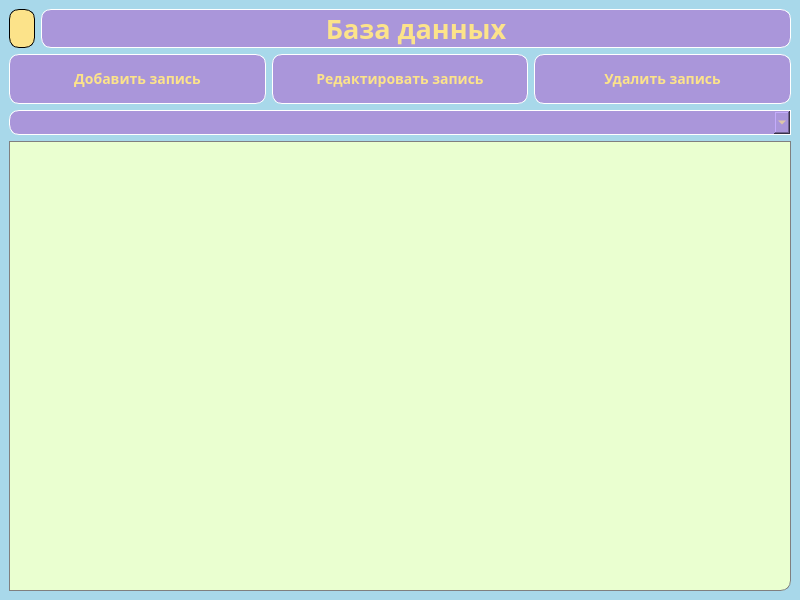
<?xml version="1.0" encoding="UTF-8"?>
<ui version="4.0">
 <class>MainWindow</class>
 <widget class="QMainWindow" name="MainWindow">
  <property name="geometry">
   <rect>
    <x>0</x>
    <y>0</y>
    <width>800</width>
    <height>600</height>
   </rect>
  </property>
  <property name="windowTitle">
   <string>Database</string>
  </property>
  <property name="styleSheet">
   <string notr="true">background-color: #A8D8EA;
font-family: arial rounded mt bold;</string>
  </property>
  <widget class="QWidget" name="centralwidget">
   <layout class="QVBoxLayout" name="verticalLayout">
    <item>
     <layout class="QHBoxLayout" name="horizontalLayout_2">
      <item>
       <widget class="QLabel" name="label_icon">
        <property name="maximumSize">
         <size>
          <width>26</width>
          <height>50</height>
         </size>
        </property>
        <property name="styleSheet">
         <string notr="true">background-color: #FCE38A;
border-radius: 10px;
border: 1px solid black;</string>
        </property>
        <property name="text">
         <string/>
        </property>
        <property name="pixmap">
         <pixmap resource="resources.qrc">:/icon/icons/database_FILL0_wght400_GRAD0_opsz24.svg</pixmap>
        </property>
       </widget>
      </item>
      <item>
       <widget class="QLabel" name="label_main_name">
        <property name="font">
         <font>
          <family>arial rounded mt 13</family>
          <pointsize>20</pointsize>
          <bold>true</bold>
         </font>
        </property>
        <property name="styleSheet">
         <string notr="true">background-color: #AA96DA;
border-radius: 10px;
color: #FCE38A;
border: 1px solid white;</string>
        </property>
        <property name="text">
         <string>База данных</string>
        </property>
        <property name="alignment">
         <set>Qt::AlignCenter</set>
        </property>
       </widget>
      </item>
     </layout>
    </item>
    <item>
     <layout class="QHBoxLayout" name="horizontalLayout">
      <item>
       <widget class="QPushButton" name="btn_new_entry">
        <property name="enabled">
         <bool>true</bool>
        </property>
        <property name="minimumSize">
         <size>
          <width>200</width>
          <height>50</height>
         </size>
        </property>
        <property name="font">
         <font>
          <family>arial rounded mt 13</family>
          <pointsize>-1</pointsize>
          <bold>true</bold>
         </font>
        </property>
        <property name="styleSheet">
         <string notr="true">QPushButton {
background-color: #AA96DA;
border-radius: 10px;
color: #FCE38A;
font-size: 14px;
border: 1px solid white
}
QPushButton:hover {
background-color: #F38181;
}
QPushButton:pressed {
background-color: #EAFFD0;
}</string>
        </property>
        <property name="text">
         <string>Добавить запись</string>
        </property>
        <property name="icon">
         <iconset resource="resources.qrc">
          <normaloff>:/icon/icons/add_FILL0_wght400_GRAD0_opsz24.svg</normaloff>:/icon/icons/add_FILL0_wght400_GRAD0_opsz24.svg</iconset>
        </property>
        <property name="iconSize">
         <size>
          <width>24</width>
          <height>24</height>
         </size>
        </property>
       </widget>
      </item>
      <item>
       <widget class="QPushButton" name="btn_edit_entry">
        <property name="minimumSize">
         <size>
          <width>200</width>
          <height>50</height>
         </size>
        </property>
        <property name="font">
         <font>
          <family>arial rounded mt 13</family>
          <pointsize>-1</pointsize>
          <bold>true</bold>
         </font>
        </property>
        <property name="styleSheet">
         <string notr="true">QPushButton {
background-color: #AA96DA;
border-radius: 10px;
color: #FCE38A;
font-size: 14px;
border: 1px solid white
}
QPushButton:hover {
background-color: #F38181;
}
QPushButton:pressed {
background-color: #EAFFD0;
}</string>
        </property>
        <property name="text">
         <string>Редактировать запись</string>
        </property>
        <property name="icon">
         <iconset resource="resources.qrc">
          <normaloff>:/icon/icons/edit_FILL0_wght400_GRAD0_opsz24.svg</normaloff>:/icon/icons/edit_FILL0_wght400_GRAD0_opsz24.svg</iconset>
        </property>
        <property name="iconSize">
         <size>
          <width>24</width>
          <height>24</height>
         </size>
        </property>
       </widget>
      </item>
      <item>
       <widget class="QPushButton" name="btn_del_entry">
        <property name="minimumSize">
         <size>
          <width>200</width>
          <height>50</height>
         </size>
        </property>
        <property name="font">
         <font>
          <family>arial rounded mt 13</family>
          <pointsize>-1</pointsize>
          <bold>true</bold>
         </font>
        </property>
        <property name="styleSheet">
         <string notr="true">QPushButton {
background-color: #AA96DA;
border-radius: 10px;
color: #FCE38A;
font-size: 14px;
border: 1px solid white
}
QPushButton:hover {
background-color: #F38181;
}
QPushButton:pressed {
background-color: #EAFFD0;
}</string>
        </property>
        <property name="text">
         <string>Удалить запись</string>
        </property>
        <property name="icon">
         <iconset resource="resources.qrc">
          <normaloff>:/icon/icons/delete_FILL0_wght400_GRAD0_opsz24.svg</normaloff>:/icon/icons/delete_FILL0_wght400_GRAD0_opsz24.svg</iconset>
        </property>
        <property name="iconSize">
         <size>
          <width>24</width>
          <height>24</height>
         </size>
        </property>
       </widget>
      </item>
     </layout>
    </item>
    <item>
     <widget class="QComboBox" name="comboBox_name_tables">
      <property name="minimumSize">
       <size>
        <width>0</width>
        <height>25</height>
       </size>
      </property>
      <property name="styleSheet">
       <string notr="true">QComboBox {
background-color: #AA96DA;
border-top-left-radius: 10px;
border-bottom-left-radius: 10px;
color: #FCE38A;
font-size: 14px;
border: 1px solid white
}</string>
      </property>
     </widget>
    </item>
    <item>
     <widget class="QTableView" name="view_records">
      <property name="styleSheet">
       <string notr="true">QTableView {
background-color: #EAFFD0;
border-bottom-right-radius: 10px;
border: 1px solid gray;
}
QTableView::section {
background-color: #AA96DA;
color: #FCE38A;
border: none;
}
QHeaderView {
background-color: #EAFFD0;
}
QHeaderView::section {
background-color: #AA96DA;
color: #FCE38A;
border: none;
font-weight: bold;
}
QTableView::item {
border-style: none;
border-bottom: black;
}
QTableView::item:selected {
border: none;
color: #FCE38A;
background-color: #AA96DA;
}</string>
      </property>
      <property name="showGrid">
       <bool>true</bool>
      </property>
     </widget>
    </item>
   </layout>
  </widget>
 </widget>
 <resources>
  <include location="resources.qrc"/>
 </resources>
 <connections/>
</ui>
